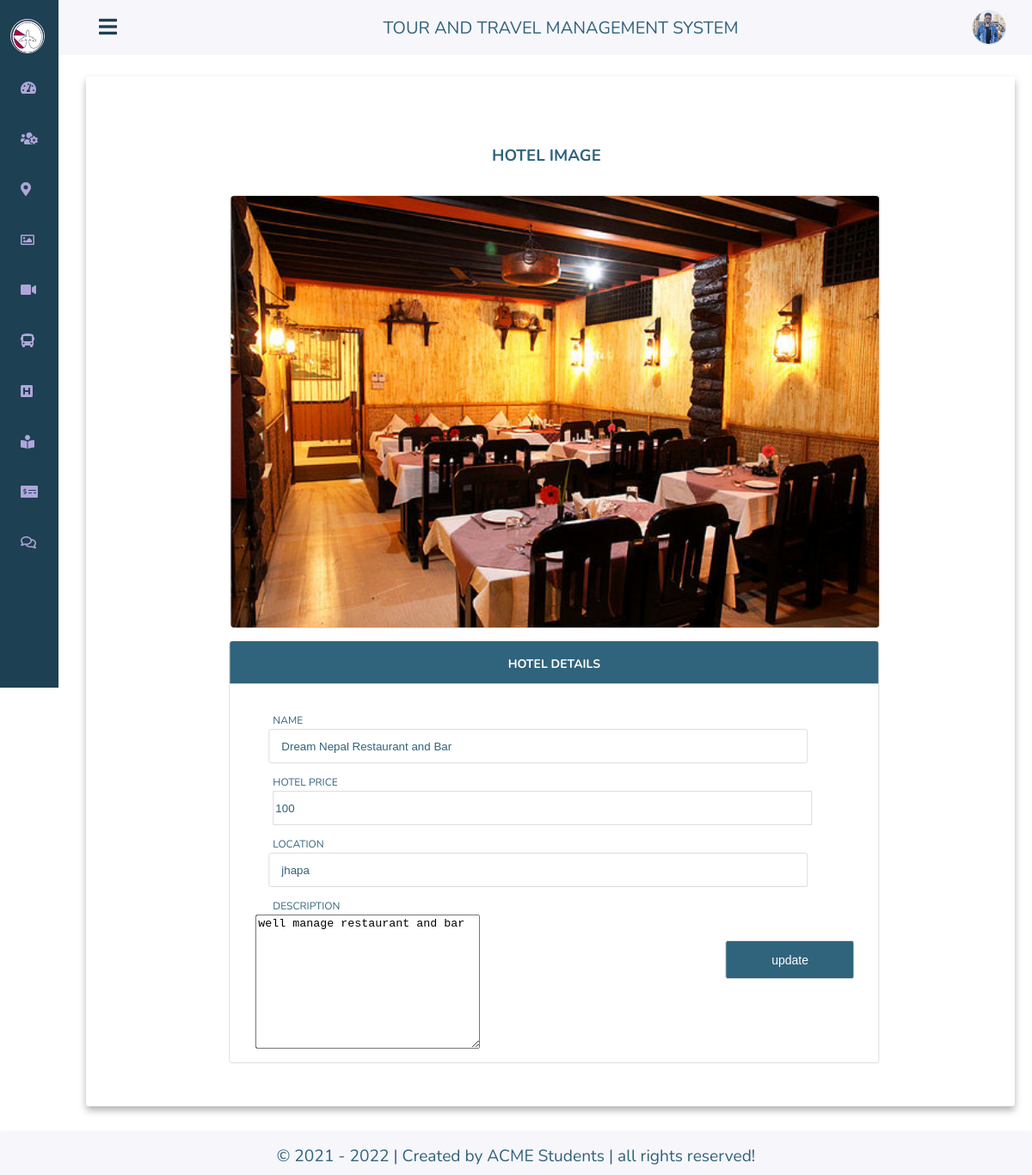
The page /admin/edit_hotel.php?id=1 on the database its author committed.
### tables this page shows
CREATE TABLE `hotel` (
  `id` int(11) NOT NULL,
  `l_id` int(11) NOT NULL,
  `rname` varchar(100) NOT NULL,
  `rphoto` varchar(100) NOT NULL,
  `rdesc` varchar(200) NOT NULL,
  `rloc` varchar(100) NOT NULL,
  `rprice` int(11) NOT NULL
);

### admin/edit_hotel.php (the view, shortened to what this page needs)
<!DOCTYPE html>
<html lang="en">
    <head>
        <link rel="stylesheet" href="https://cdnjs.cloudflare.com/ajax/libs/font-awesome/5.15.1/css/all.min.css">
        <link rel="stylesheet" href="css/styles.css">
    </head>
    <body id="body-pd">
        <header class="header" id="header">
            <div class="header-toggle">
                <i class="fas fa-bars" id="header-toggle"></i>
            </div>
            <div class="head" style="width:100%;text-align:center;font-size:20px;text-transform:uppercase;color:#30637c;">
                <label for="">Tour and Travel management system</label>
            </div>
            <div class="action">
            <?php include "../db.php";
                    $sql = "SELECT a_photo FROM admin_details WHERE id=1";
                    $query = mysqli_query($con,$sql);
                    $row=mysqli_fetch_array($query); ?>
                <div class="profile"  onClick="menuToggle();">
                    <?php echo "<img src='img/".$row['a_photo']."'>";?>
                </div>
            </div>
        </header>
        <div class="l-navbar" id="nav-bar">
            <nav class="nav">
                <div>
                    <a class="nav-logo">
                        <img src="../images/logo.jpg" alt="">
                    </a>
                    <div class="nav-list">
                        <a href="index.php" class="nav-link active">
                            <i class="fas fa-tachometer-alt"></i>
                        </a>
                        <a href="manage_customer.php" class="nav-link">
                            <i class="fas fa-users-cog"></i>
                        </a>
                        <a href="manage_place.php" class="nav-link">
                            <i class="fas fa-map-marker-alt"></i>
                        </a>
                        <a href="manage_gallery.php" class="nav-link">
                            <i class="far fa-image"></i>
                        </a>
                        <a href="manage_videos.php" class="nav-link">
                            <i class="fas fa-video"></i>
                        </a>
                        <a href="manage_transportation.php" class="nav-link">
                            <i class="fas fa-bus"></i>
                        </a>
                        <a href="manage_hotel.php" class="nav-link">
                            <i class="fas fa-h-square"></i>
                        </a>
                        <a href="manage_booking.php" class="nav-link">
                            <i class="fas fa-book-reader"></i>
                        </a>
                        <a href="manage_billing.php" class="nav-link">
                            <i class="fas fa-money-check-alt"></i>
                        </a>
                        <a href="feedback.php" class="nav-link">
                            <i class="far fa-comments"></i>
                        </a>
                    </div>
                </div>
            </nav>
        </div>
        <div class="customer-list">
            <div class="placee">
                <form name="form" method="post" action="" enctype="multipart/form-data" id="uploadForm">
                <?php
                    include "../db.php";
                    if(isset($_GET['id'])){
                        $id = $_GET['id'];
                        $sql = "SELECT * FROM `hotel` WHERE id = '$id'";
                        $result = mysqli_query($con,$sql);
                        while($data = mysqli_fetch_array($result)){?>
                    <div class="pro-image">
                        <div class="pimage">
                            <h3>Hotel Image</h3>
                        </div>
                        <img src='<?php echo '../images/'.$data['rphoto'];?>' onclick="triggerClick()" id="imagedisplay" style="margin-left:1px;">
                    </div>
                    <div class="place-details">
                        <div class="pheader">
                            <h3>Hotel details</h3>
                        </div>
                        <div class="input">
                            <label for="">Name</label><br>
                            <input type="text" name="rname" id="" required class="form-control" value="<?php echo $data['rname']?>"><br>
                            <label for="">Hotel Price</label><br>
                            <input type="number" name="rprice" id="" required class="form-control" value="<?php echo $data['rprice']?>"><br>
                            <label for="">Location</label><br>
                            <input type="text" name="rloc" id="" required class="form-control" value="<?php echo $data['rloc']?>"><br>
                            <label for="">Description</label><br>
                            <textarea name="rdesc" id="mytextarea" cols="30" rows="10" ><?php echo $data['rdesc']?></textarea>
                            <input type="submit" name="update" value="update">
                        </div>
                    </div>
                    <?php } } ?>
                </form>
            </div>
        </div>
        <div class="footer">
            <div class="foot">
                <div class="credit">&copy; 2021 - <script>const d = new Date();document.write(d.getFullYear());</script> | Created by ACME Students | all rights reserved!</div>
            </div>
        </div>
    </body>
</html>

### admin/css/styles.css (style rules this page uses)
*,::before,::after { box-sizing: border-box; }
body { position: relative; margin: 3rem 0 0 0; font-family: 'Nunito', sans-serif; font-size: 1rem; transition: .5s; }
a { text-decoration: none; }
.header { width: 100%; height: 3rem; position: fixed; top: 0; left: 0; display: flex; align-items: center; justify-content: space-between; padding: 0 1rem; background-color: #F7F6FB; z-index: 100; transition: .5s; }
.header-toggle { color: #1d4052; font-size: 1.5rem; cursor: pointer; }
.header-toggle i { margin-left: 15px; }
.l-navbar { position: fixed; top: 0; left: -30%; width: 68px; height: 100vh; background-color: #1d4052; padding: .5rem 1rem 0 0; transition: .5s; z-index: 100; }
.nav { height: 100%; display: flex; flex-direction: column; justify-content: space-between; overflow: hidden; }
.nav img { width: 40px; height: 40px; border-radius: 50%; margin-left: -12px; }
.nav-logo, .nav-link, .nav-link .active { display: grid; grid-template-columns: max-content max-content; align-items: center; column-gap: 1rem; padding: .4rem 0 .4rem 1.5rem; }
.nav-logo { margin-bottom: 1rem; }
.nav-link { position: relative; color: #AFA5D9; margin-bottom: 1.5rem; transition: .3s; }
.active { color: #AFA5D9; }
.active::before { content: ''; position: absolute; left: 0; width: 2px; height: 32px; background-color: #1d4052; }
@media screen and (min-width: 768px) { body { margin: 4rem 0 0 0; } }
@media screen and (min-width: 768px) { .header { height: 4rem; padding: 0 2rem 0 6.25rem; } }
@media screen and (min-width: 768px) { .header-toggle i { margin-left: 15px; } }
@media screen and (min-width: 768px) { .l-navbar { left: 0; padding: 1rem 1rem 0 0; } }
.action { position: fixed; top: 20px; right: 30px; }
.action .profile { cursor: pointer; }
.action .profile img { width: 40px; height: 40px; border-radius: 50%; overflow: hidden; object-fit: cover; margin-top: -8px; }
.footer { width: 100%; display: inline-block; background: #F7F6FB; height: 50px; margin-top: 30px; }
.footer .foot { width: 100%; display: inline-block; text-align: center; font-size: 1.2rem; padding-top: 15px; font-weight: normal; box-shadow: 0 .3rem .5rem rgba(0,0,0,.3); color:#30637c; height: 50px; }
.customer-list { width: 90%; height: auto; display: inline-block; background: #fff; border-radius: 3px 3px 3px 3px; margin-left: 100px; margin-top: 25px; border: none; box-shadow: 0 .3rem .5rem rgba(0,0,0,.3); }
.placee { width: 100%; margin-top: 50px; margin-bottom: 50px; }
h3 { color: #30637c; padding: 10px 0px 15px 20px; text-transform: uppercase; text-align: center; }
.place-details { width: 100%; border: 1px solid #ddd; border-radius: 3px 3px 3px 3px; }
.form-control { width: 90%; margin-left: 20px; height: 40px; margin-bottom: 10px; border: 1px solid #ddd; background: #fff; color: #30637c; outline: none; }
.pheader { width: 100%; height: 50px; margin-top: -15px; border-bottom: 1px solid #ddd; outline: none; background: #30637c; border-radius: 3px 3px 0px 0px; }
.pheader h3 { color: #fff; font-size: 14px; text-transform: uppercase; padding: 17px ; }
.input { color: #30637c; margin: 10px 10px 10px 10px; padding-top: 20px; padding-left: 20px; width: 95%; background: #fff; border-radius: 3px 3px 3px 3px; }
.input label { color: #30637c; font-size: 12px; padding-left: 20px; text-transform: uppercase; text-align: left; }
.input input[type="submit"] { width: 150px; height: 45px; float: right; text-align: center; font-size: 14px; margin-top: 30px; border-radius: 3px; background: #30637c; color: #fff; }
.pimage { width:95%; display: block; }
#imagedisplay { display: block; width: 100%; height: 100%; margin: 15px; border-radius: 5px; }
img, embed { border: 1px solid #ddd; height: 200px; object-fit: cover; }
form { transform: translateX(22%); width: 70%; display: inline-block; }
form input[type="text"], form input[type="submit"], form input[type="password"] { width: 90%; padding: 14px; margin-left: 15px; color: #30637c; border: 1px solid #ddd; border-radius: 3px; text-align: left; }
form input[type="submit"] { background: #30637c; color: #fff; font-size: 18px; }

### rows shown on the page
hotel: rphoto (picture), rname "Dream Nepal Restaurant and Bar", rprice "100", rloc "jhapa", rdesc "well manage restaurant and bar"
